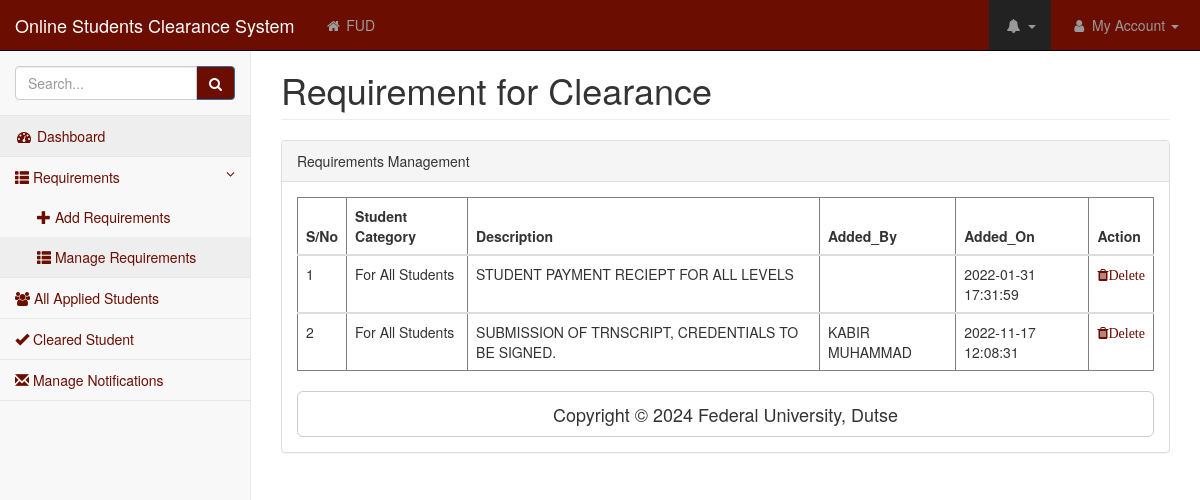
/Coordinator/manageRequirements.php, run on the app's committed database.
### tables this page shows
CREATE TABLE `requirements` (
  `id` int(11) NOT NULL,
  `Description` varchar(200) NOT NULL,
  `StudentCategory` varchar(200) NOT NULL,
  `AddedBy` varchar(200) NOT NULL,
  `Office` varchar(100) NOT NULL,
  `AddedOn` timestamp NOT NULL DEFAULT CURRENT_TIMESTAMP
);

### Coordinator/manageRequirements.php (the view, shortened to what this page needs)
<?php
include("../functions.php");
include("MainMenu.php");
?>
<div id="page-wrapper">
 <div class="container-fluid">
 <div class="row">
 <div class="col-lg-12">
 <h1 class="page-header">Requirement for Clearance </h1>
</div>
</div>
<div class="row">
<div class="col-lg-12">
<div class="panel panel-default">
<div class="panel-heading">
  Requirements Management
</div>
 <div class="panel-body">
<div class="table-responsive">
<table class="table table-hover" id="usermanagetable" border="1">
<thead>
<tr>
<th>S/No</th>
<th>Student Category</th>
<th>Description</th>
<th>Added_By</th>
<th>Added_On</th>
<th>Action</th>
</tr>
</thead>
<?php
$sql=mysqli_query($db,"SELECT * FROM requirements;");
$count=1;
while ($rows=mysqli_fetch_array($sql)){?>
<tbody><tr>
    <td><?php echo $count;?></td>
    <td><?php echo $rows['StudentCategory'];?></td>
    <td><?php echo $rows['Description']; ?></td>
    <td><?php echo $rows['AddedBy']?></td>
    <td><?php echo $rows['AddedOn'];?></td>
    <td>
<a href="manageRequirements.php?id=<?php echo $rows['id'];?>" onclick="return confirm('Are you sure you want yo Delete')" <i class="fa fa-trash">Delete</i></a>
    </td>
    </tr>
</tbody>
<?php $count=$count+1;} ?>
 </table>
</div>
<a class="btn btn-default btn-lg btn-block" href="#">Copyright &copy; 2024 Federal University, Dutse</a>
                                    </div>
                                </div>
                            </div>
                        </div>
                    </div>
                </div>

### Coordinator/css/startmin.css (style rules this page uses)
body { background-color: #f8f8f8; }
#page-wrapper { padding-top: 30px; min-height: 568px; background-color: #fff; }
@media (min-width:768px) { #page-wrapper { position: inherit; margin-left: 250px; padding: 30px 15px 0 15px; border-left: 1px solid #e7e7e7; } }

### Coordinator/MainMenu.php (style rules this page uses)
a { color:#6b0d00; }

### data on the page
requirements: StudentCategory "For All Students", Description "STUDENT PAYMENT RECIEPT FOR ALL LEVELS", AddedOn "2022-01-31 17:31:59"
requirements: StudentCategory "For All Students", Description "SUBMISSION OF TRNSCRIPT, CREDENTIALS TO BE SIGNED.", AddedBy "KABIR MUHAMMAD", AddedOn "2022-11-17 12:08:31"
